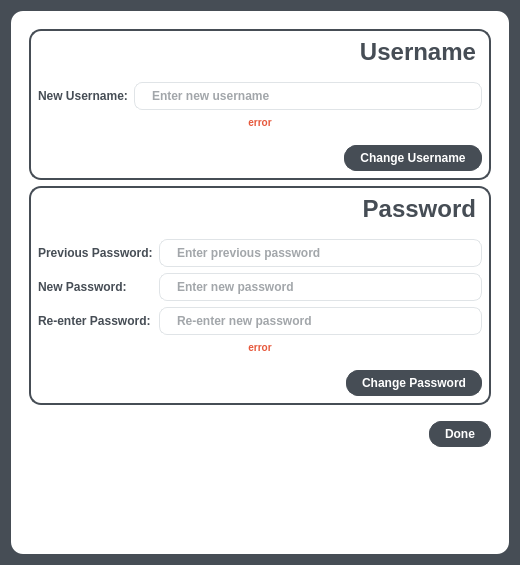
<?xml version="1.0" encoding="UTF-8"?>
<ui version="4.0">
 <class>Form</class>
 <widget class="QWidget" name="Form">
  <property name="geometry">
   <rect>
    <x>0</x>
    <y>0</y>
    <width>520</width>
    <height>565</height>
   </rect>
  </property>
  <property name="windowTitle">
   <string>Form</string>
  </property>
  <property name="styleSheet">
   <string notr="true">background-color: #464d55;</string>
  </property>
  <layout class="QVBoxLayout" name="verticalLayout">
   <item>
    <widget class="QWidget" name="widget" native="true">
     <property name="styleSheet">
      <string notr="true">QWidget {
  background-color: #fff;
}
QWidget#widget{
  border-radius: 12px;
}
QComboBox{
   background-color: #fff;
  font-weight: 600;
   border: 1px solid #ced4da;
   border-radius: 5px;
   color: #464d55;
   padding-left: 15px;
}
QComboBox::placeholder{
  color: #767e89;
}
QComboBox::on{
   border: 3px solid #d0e3ff;
}
QComboBox::drop-down{
   border: 0px;
}
QComboBox::down-arrow{
   image: url(:/dropdown/dropdownPNG.png);
   width: 12px;
   height: 12px;
   margin-right: 15px;
}
QComboBox QListView{
  color: #464d55;
  font-weight: 600;
   border: 1px solid rgba(0,0,0, 10%);
   padding: 5px;
   background-color: #fff;
   outline: 0px;
}
QComboBox QListView:item {
   padding-left: 10px;
   background-color: #fff;
}

QLabel {
  color: #464d55;
  font-weight: 600;
}
QLabel#usernameErrorLabel, #passwordErrorLabel {
  color: #e6583c;
  font-weight: 600;
  font-size: 10px;
}

QLabel#passwordHeaderLabel, #usernameHeaderLabel{  
  font-size: 24px;
  margin-bottom: 10px;
}

QLineEdit {
  color: #464d55;
  font-weight: 600;
  border-radius: 8px;
  border: 1px solid #e0e4e7;
  padding: 5px 15px;
}

QLineEdit:focus {
  border: 1px solid #d0e3ff;
}

QLineEdit::placeholder {
  color: #767e89;
}
QPushButton {
  background-color: #464d55;
  color: #fff;
  font-weight: 600;
  border-radius: 12px;
  border: 1px solid #464d55;
  padding: 5px 15px;
  outline: 0px;
}
QPushButton:hover {
  border: 1px solid #767e89;
}
QPushButton:focus {
  border: 1px solid #767e89;
}
QCheckBox {
  color: #464d55;
  font-weight: 600;
}
QDateTimeEdit{
  color: #464d55;
  font-weight: 600;
  border-radius: 8px;
  border: 1px solid #e0e4e7;
  padding: 5px 15px;}
QDateTimeEdit::on{
   border: 3px solid #d0e3ff;
}
QDateTimeEdit::drop-down{
   border: 0px;
}
QDateTimeEdit::down-arrow{
   image: url(:/dropdown/dropdownPNG.png);
   width: 12px;
   height: 12px;
   margin-right: 15px;
}

QTextEdit {
  color: #464d55;
  font-weight: 600;
  border-radius: 8px;
  border: 1px solid #e0e4e7;
  padding: 5px 15px;
}

QTextEdit:focus {
  border: 1px solid #d0e3ff;
}

QTextEdit::placeholder {
  color: #767e89;
}

QCalendarWidget QAbstractItemView
{ 
selection-background-color: #042944; 
selection-color: white;
selection-border:10px solid red;

}
QCalendarWidget QWidget 
{
  color:grey;
}
QCalendarWidget QTableView{
border-width:0px;
background-color:lightgrey;
}


QScrollBar:vertical {

  border-color: rgb(227, 227, 227);
  border-width: 1px;
  border-style: solid;
  border-radius: 8px;

  background-color: rgb(240, 240, 240);
  width: 8px;
  margin: 21px 0 21px 0;
}

QScrollBar::handle:vertical {

  background-color: rgb(200, 200, 200);
  min-height: 25px;

}

 QScrollBar::add-line:vertical {
    height: 0px;
}

QScrollBar::sub-line:vertical {
    height: 0px;
}


  QScrollBar::add-page:vertical, QScrollBar::sub-page:vertical {
      background: none;
   height: 0px;
  }</string>
     </property>
     <layout class="QVBoxLayout" name="verticalLayout_2">
      <item>
       <widget class="QScrollArea" name="scrollArea">
        <property name="styleSheet">
         <string notr="true">QWidget#scrollArea{
border: 0px;
}</string>
        </property>
        <property name="horizontalScrollBarPolicy">
         <enum>Qt::ScrollBarAlwaysOff</enum>
        </property>
        <property name="widgetResizable">
         <bool>true</bool>
        </property>
        <widget class="QWidget" name="scrollAreaWidgetContents">
         <property name="geometry">
          <rect>
           <x>0</x>
           <y>0</y>
           <width>472</width>
           <height>517</height>
          </rect>
         </property>
         <property name="styleSheet">
          <string notr="true">.QWidget {
border: 2px solid #464d55;
border-radius: 12px;}

QWidget #scrollAreaWidgetContents{
 border: 0px;
}</string>
         </property>
         <layout class="QVBoxLayout" name="verticalLayout_3">
          <item>
           <widget class="QWidget" name="editUsernameWidget" native="true">
            <layout class="QGridLayout" name="gridLayout_2">
             <item row="0" column="1">
              <widget class="QLabel" name="usernameHeaderLabel">
               <property name="text">
                <string>Username</string>
               </property>
               <property name="alignment">
                <set>Qt::AlignRight|Qt::AlignTrailing|Qt::AlignVCenter</set>
               </property>
              </widget>
             </item>
             <item row="1" column="0">
              <widget class="QLabel" name="label_5">
               <property name="text">
                <string>New Username:</string>
               </property>
              </widget>
             </item>
             <item row="3" column="0" colspan="2">
              <layout class="QHBoxLayout" name="horizontalLayout_3">
               <property name="topMargin">
                <number>10</number>
               </property>
               <item>
                <spacer name="horizontalSpacer_3">
                 <property name="orientation">
                  <enum>Qt::Horizontal</enum>
                 </property>
                 <property name="sizeHint" stdset="0">
                  <size>
                   <width>40</width>
                   <height>20</height>
                  </size>
                 </property>
                </spacer>
               </item>
               <item>
                <widget class="QPushButton" name="changeUsernameButton">
                 <property name="text">
                  <string>Change Username</string>
                 </property>
                </widget>
               </item>
              </layout>
             </item>
             <item row="1" column="1">
              <widget class="QLineEdit" name="usernameLineEdit">
               <property name="placeholderText">
                <string>Enter new username</string>
               </property>
              </widget>
             </item>
             <item row="2" column="0" colspan="2">
              <widget class="QLabel" name="usernameErrorLabel">
               <property name="text">
                <string>error</string>
               </property>
               <property name="alignment">
                <set>Qt::AlignCenter</set>
               </property>
              </widget>
             </item>
            </layout>
           </widget>
          </item>
          <item>
           <widget class="QWidget" name="editPasswordWidget" native="true">
            <layout class="QGridLayout" name="gridLayout">
             <item row="1" column="1">
              <widget class="QLineEdit" name="enterPreviousPasswordLineEdit">
               <property name="echoMode">
                <enum>QLineEdit::Password</enum>
               </property>
               <property name="placeholderText">
                <string>Enter previous password</string>
               </property>
              </widget>
             </item>
             <item row="5" column="0" colspan="2">
              <layout class="QHBoxLayout" name="horizontalLayout_2">
               <property name="topMargin">
                <number>10</number>
               </property>
               <item>
                <spacer name="horizontalSpacer_2">
                 <property name="orientation">
                  <enum>Qt::Horizontal</enum>
                 </property>
                 <property name="sizeHint" stdset="0">
                  <size>
                   <width>40</width>
                   <height>20</height>
                  </size>
                 </property>
                </spacer>
               </item>
               <item>
                <widget class="QPushButton" name="changePasswordButton">
                 <property name="text">
                  <string>Change Password</string>
                 </property>
                </widget>
               </item>
              </layout>
             </item>
             <item row="3" column="1">
              <widget class="QLineEdit" name="reEnterNewPasswordLineEdit">
               <property name="echoMode">
                <enum>QLineEdit::Password</enum>
               </property>
               <property name="placeholderText">
                <string>Re-enter new password</string>
               </property>
              </widget>
             </item>
             <item row="3" column="0">
              <widget class="QLabel" name="label_3">
               <property name="text">
                <string>Re-enter Password:</string>
               </property>
              </widget>
             </item>
             <item row="1" column="0">
              <widget class="QLabel" name="label">
               <property name="text">
                <string>Previous Password:</string>
               </property>
              </widget>
             </item>
             <item row="2" column="0">
              <widget class="QLabel" name="label_2">
               <property name="text">
                <string>New Password:</string>
               </property>
              </widget>
             </item>
             <item row="2" column="1">
              <widget class="QLineEdit" name="enterNewPasswordLineEdit">
               <property name="echoMode">
                <enum>QLineEdit::Password</enum>
               </property>
               <property name="placeholderText">
                <string>Enter new password</string>
               </property>
              </widget>
             </item>
             <item row="0" column="1">
              <widget class="QLabel" name="passwordHeaderLabel">
               <property name="text">
                <string>Password</string>
               </property>
               <property name="alignment">
                <set>Qt::AlignRight|Qt::AlignTrailing|Qt::AlignVCenter</set>
               </property>
              </widget>
             </item>
             <item row="4" column="0" colspan="2">
              <widget class="QLabel" name="passwordErrorLabel">
               <property name="text">
                <string>error</string>
               </property>
               <property name="alignment">
                <set>Qt::AlignCenter</set>
               </property>
              </widget>
             </item>
            </layout>
           </widget>
          </item>
          <item>
           <layout class="QHBoxLayout" name="horizontalLayout">
            <property name="topMargin">
             <number>10</number>
            </property>
            <item>
             <spacer name="horizontalSpacer">
              <property name="orientation">
               <enum>Qt::Horizontal</enum>
              </property>
              <property name="sizeHint" stdset="0">
               <size>
                <width>40</width>
                <height>20</height>
               </size>
              </property>
             </spacer>
            </item>
            <item>
             <widget class="QPushButton" name="doneButton">
              <property name="text">
               <string>Done</string>
              </property>
             </widget>
            </item>
           </layout>
          </item>
          <item>
           <spacer name="verticalSpacer">
            <property name="orientation">
             <enum>Qt::Vertical</enum>
            </property>
            <property name="sizeHint" stdset="0">
             <size>
              <width>20</width>
              <height>40</height>
             </size>
            </property>
           </spacer>
          </item>
         </layout>
        </widget>
       </widget>
      </item>
     </layout>
    </widget>
   </item>
  </layout>
 </widget>
 <resources/>
 <connections/>
</ui>
